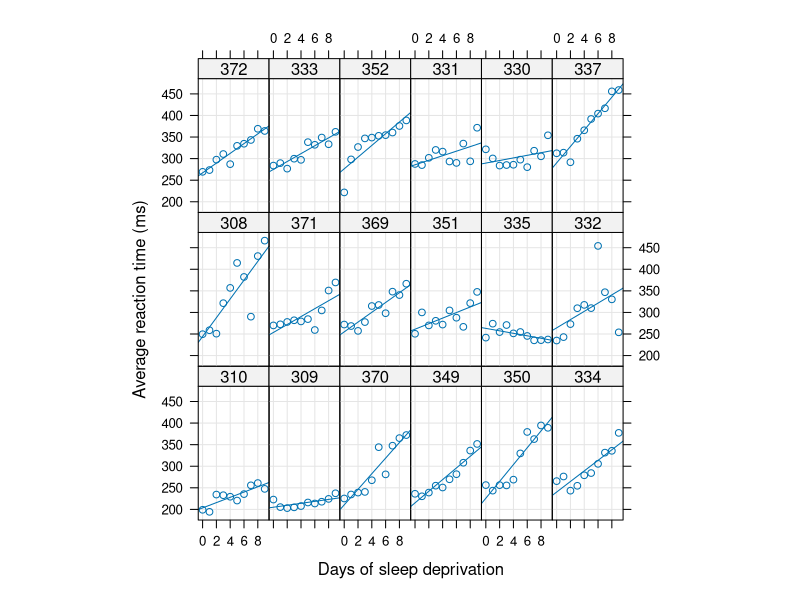

The R script that drew this image:
## ---- chunk 1
#data is built into package, this is an example for reference 
library(lme4)

# NOT RUN {
str(sleepstudy)
require(lattice)
xyplot(Reaction ~ Days | Subject, sleepstudy, type = c("g","p","r"),
       index = function(x,y) coef(lm(y ~ x))[1],
       xlab = "Days of sleep deprivation",
       ylab = "Average reaction time (ms)", aspect = "xy")
(fm1 <- lmer(Reaction ~ Days + (Days|Subject), sleepstudy,REML=F))
## independent model
(fm2 <- lmer(Reaction ~ Days + (1|Subject) + (0+Days|Subject), sleepstudy, REML=F))
# }
(fm3 <- lmer(Reaction ~ Days + (Days||Subject), sleepstudy, REML=F))
## ---- chunk 2
str(sleepstudy)

#add some basic data analysis here, residual plot, regression line, subject color coding etc. 
## ---- chunk 3
#add object to hold AIC, BIC, and LOG lik for four models 
## ---- chunk 4
model1 <- lmer(Reaction ~ Days + (1|Subject), sleepstudy,REML=T)

summary(model1)
AIC(model1)
BIC(model1)
logLik(model1)
## ---- chunk 5
model2 <- lmer(Reaction ~ Days + (0+ Days|Subject), sleepstudy,REML=T)
summary(model2)
AIC(model2)
BIC(model2)
logLik(model2)

## ---- chunk 6
model3c <- lmer(Reaction ~ Days + (Days|Subject), sleepstudy,REML=T)
summary(model3c)
AIC(model3c)
BIC(model3c)
logLik(model3c)

## ---- chunk 7
model3u <- lmer(Reaction ~ Days + (Days||Subject), sleepstudy,REML=T)
summary(model3c)
AIC(model3u)
BIC(model3u)
logLik(model3u)

## ---- chunk 8
#plot AIC, BIC, log lik of 4 models, explain which one will be used, 
